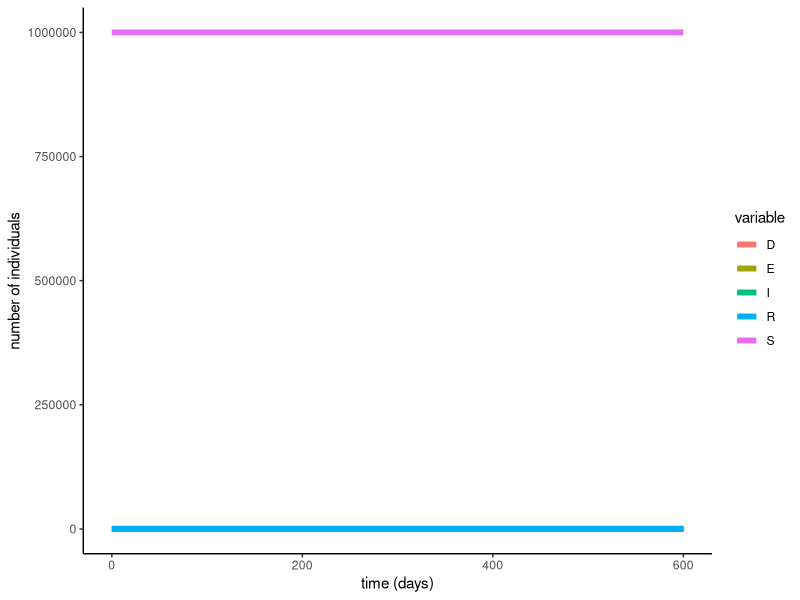

This chart was generated by the following R code:
library(deSolve)

library(tidyverse)

beta_exp <- function(beta_zero, phi, q, t) {
  beta <- beta_zero * ((1 - phi) * exp(-q * t) + phi)
}

# beta = beta_zero, falls phi = 0 und q = 0.
# vier Variabeln
beta_harm <- function(beta_zero, phi, q, nu, t) {
  beta <- beta_zero * ((1 - phi) / (1 + q * nu * t) + phi)
}

# beta = beta_zero, falls phi = 0, q = 0 und nu = 1.
# vier Variabeln
beta_hyper <- function(beta_zero, phi, q, nu, t) {
  beta <- beta_zero * ((1 - phi) / (1 + q * nu * t) ^ (1/nu) + phi)
}

closed.seir.model <- function (t, x, params) {
  ## first extract the state variables
  S <- x[1]
  E <- x[2]
  I <- x[3]
  R <- x[4]
  D <- x[5]
  ## now extract the parameters
  alpha <- params["alpha"]
  beta <- params["beta"]
  gamma <- params["gamma"]
  delta <- params ["delta"]
  method <- params["method"]
  N <- S+I+R+D+E
  ## now code the model equations
  if(method == 1){
    dSdt <- -beta * S * I/N
    dEdt <- beta * S * I/N - alpha * E 
    dIdt <- alpha * E - gamma * I - delta * I
    dRdt <- gamma * I + gamma * D
    dDdt <- delta * I - gamma * D
  }else if(method == 2){
    dSdt <- -beta_exp(beta_zero, phi ,q ,t) * S * I/N
    dEdt <- beta_exp(beta_zero, phi ,q ,t) * S * I/N - alpha * E 
    dIdt <- alpha * E - gamma * I - delta * I
    dRdt <- gamma * I + gamma * D
    dDdt <- delta * I - gamma * D
  }else if(method == 3){
    dSdt <- -beta_harm(beta_zero, phi ,q, nu ,t) * S * I/N
    dEdt <- beta_harm(beta_zero, phi ,q, nu ,t) * S * I/N - alpha * E 
    dIdt <- alpha * E - gamma * I - delta * I
    dRdt <- gamma * I + gamma * D
    dDdt <- delta * I - gamma * D
  }else if(method == 4){
    dSdt <- -beta_hyper(beta_zero, phi ,q, nu ,t) * S * I/N
    dEdt <- beta_hyper(beta_zero, phi ,q,nu ,t) * S * I/N - alpha * E 
    dIdt <- alpha * E - gamma * I - gamma * D
    dRdt <- gamma * I + gamma * D
    dDdt <- delta * I - gamma * D
  } else{ stop("Please choose method= 1 for const beta, method= 2 for beta_exp, method= 3 for beta_harm, method= 4 for beta_hyper ")}
  ## combine results into a single vector
  dxdt <- c(dSdt,dEdt,dIdt,dRdt,dDdt)
  ## return result as a list!
  list(dxdt)
}

#parameters
beta_zero <- 0.4
phi <- 0.4
q <- 0.05
nu <- 0.5

  #beta can be ignored if method is anything else than 1;
  #choose method= 1 for const beta, method= 2 for beta_exp, method= 3 for beta_harm, method= 4 for beta_hyper.
# Some tests
## 1
params <- c(alpha=0.1, beta=0.7, gamma=0.1, delta=0.4, method= 1)
times <- 0:800

## 2
params <- c(alpha=0.1, beta=0.7, gamma=0.1, delta=0.1, method= 1)
times <-0:400

params <- c(alpha=0.1, beta=0.7, gamma=0.1, delta=0.1, method= 2)
times <- 0:600

#times <- seq(from=0,to=60,by=1/60)


xstart <- c(S=999999,E = 0, I=1,R=0,D=0)

#solving the ode
ode(
  func=closed.seir.model,
  y=xstart,
  times=times,
  parms=params
) %>%
  as.data.frame() -> out

#print the output from above (solution of the ode with the given parameters)
out %>%
  gather(variable,value,-time) %>%
  ggplot(aes(x=time,y=value,color=variable))+
  geom_line(size=2)+
  theme_classic()+
  labs(x='time (days)',y='number of individuals')
